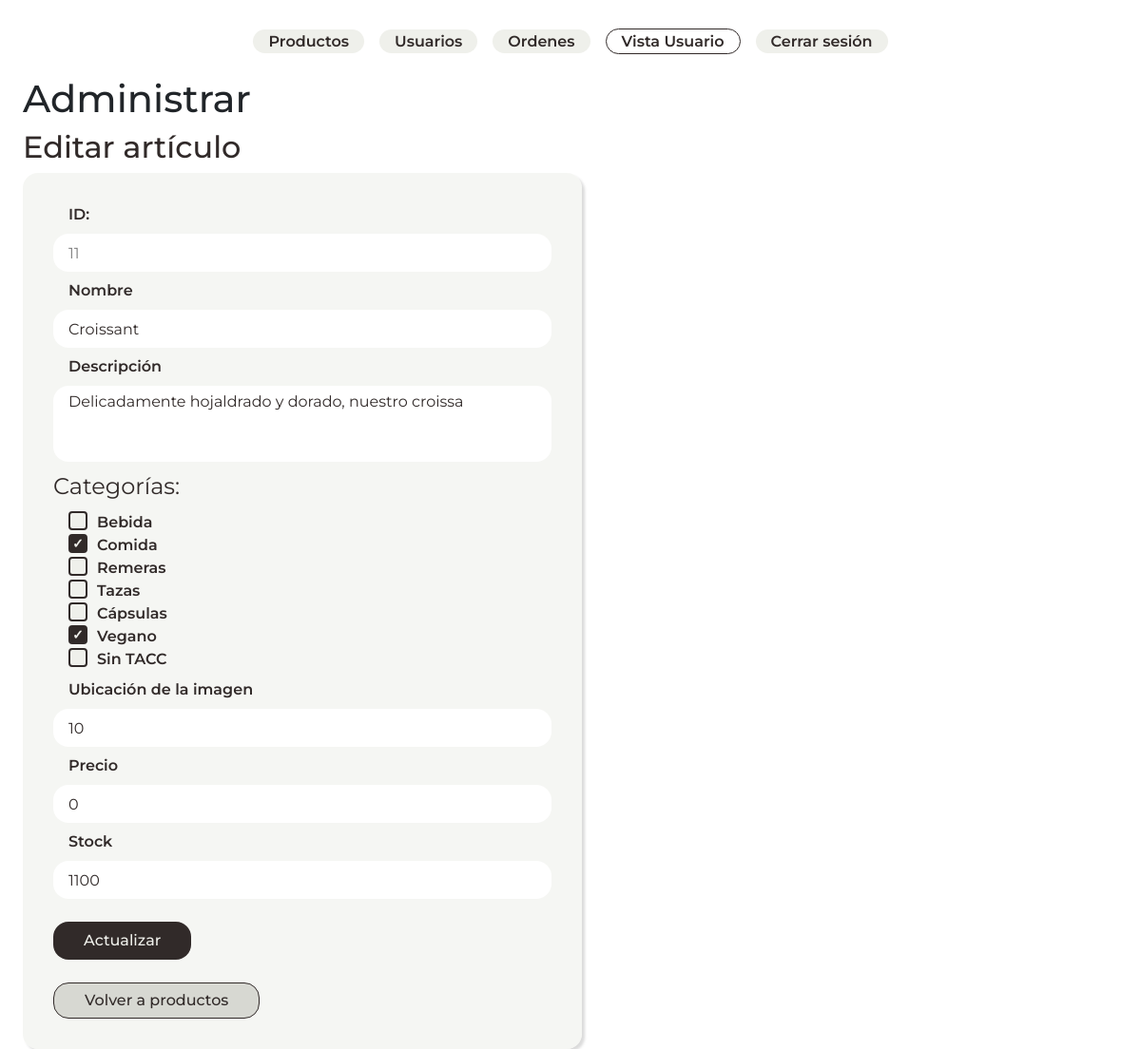
/admin.php?sec=update&id=11 (signed in), run on an earlier commit of the app's database.
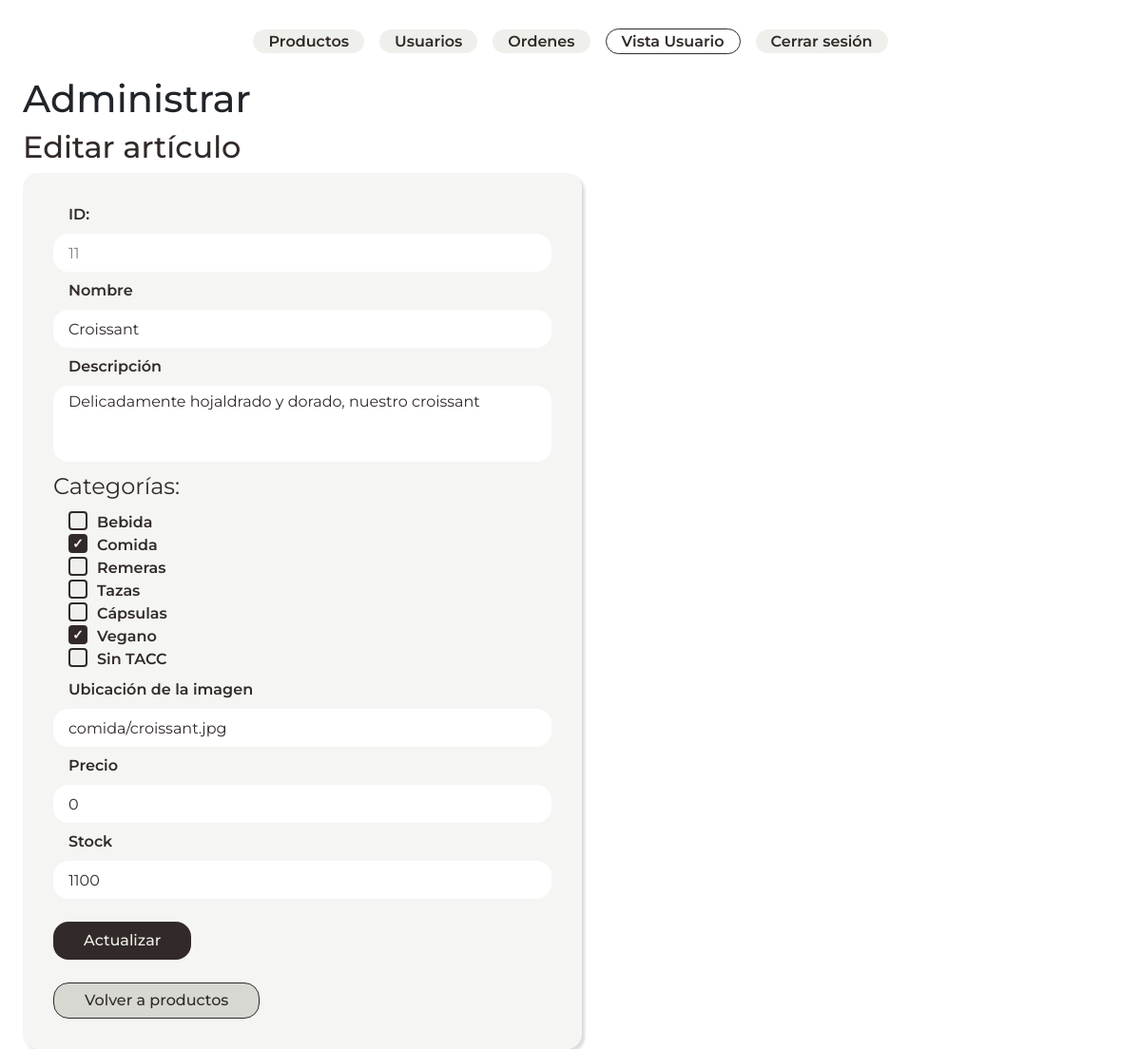
And on a later commit of the database.
### tables this page shows
CREATE TABLE `productos_bar` (
  `id` int(11) UNSIGNED NOT NULL,
  `nombre` varchar(50) NOT NULL,
  `descripcion` mediumtext DEFAULT NULL,
  `imagen` varchar(70) DEFAULT NULL,
  `precio` decimal(10,0) UNSIGNED NOT NULL,
  `stock` int(10) UNSIGNED DEFAULT NULL
);

### clases/conexion.php (called while the page is built, shortened)
<?php
class Conexion {
    private $servername = "localhost";
    private $username = "root";
    private $password = "";
    private $db = "maldito";
    protected $conn;
    public function __construct (){
        try {
            $this->conn = new PDO ("mysql: host=$this->servername;dbname=$this->db", $this->username, $this->password);
            $this->conn->setAttribute(PDO::ATTR_ERRMODE, PDO::ERRMODE_EXCEPTION);
        } catch (PDOException $e){
            echo "Conexión fallida: ". $e->getMessage();
        }
    }
    public function getConn (){
        return $this->conn;
    }
}
?>

### clases/Productos.php (called while the page is built, shortened)
<?php
require 'conexion.php';
class Producto
{
    private $conn;
    private $tabla = 'productos_bar';
    public function __construct ()
    {
        $database_conexion = new Conexion();
        $this->conn = $database_conexion ->getConn();
    }
    public function read ($id)
    {
        $query = "SELECT * FROM $this->tabla WHERE id = :id";
        $stmt = $this->conn->prepare($query);
        $stmt ->bindParam (":id", $id);
        $stmt-> execute();
        return $stmt;
    }
    public function getCategorias (){
        $query = "SELECT * FROM categorias";
        $stmt = $this->conn->prepare($query);
        $stmt->execute();
        if ($stmt->rowCount() > 0){
           return $stmt->fetchAll(PDO::FETCH_ASSOC);
        } else {
            return false;
        }
    }
}

### views/admin/update.php (the view, shortened to what this page needs)
<?php
include_once 'clases/Productos.php';
$producto = new Producto();
$categoriasDisponibles = $producto->getCategorias();
if ($_SERVER['REQUEST_METHOD'] == 'POST'){
    $id = $_POST['id'];
    $nombre = $_POST['nombre'];
    $descripcion = $_POST['descripcion'];
    $categorias_checked = $_POST['categoria'];
    $imagen = $_POST['imagen'];
    $precio = $_POST['precio'];
    $stock = $_POST['stock'];
    $producto->update($id, $nombre, $descripcion, $precio, $stock ,$imagen, $categorias_checked);
    header ("Location: admin.php?sec=productosAll");
} else {
    $id = isset($_GET['id']) ? $_GET['id'] : die('ERROR: REGISTRO NO ENCONTRADO');
    $stmt = $producto->read($id);
    $row =$stmt->fetch(PDO::FETCH_ASSOC);
    $nombre =$row['nombre'];
    $descripcion = $row['descripcion'];
    $imagen = $row['imagen'];
    $precio = $row['precio'];
    $stock = $row['stock'];
    $id = $row['id'];
}
?>
<h2>Editar artículo</h2>
<form action="admin.php?sec=update" method="post">
    <label>ID: </label>
    <input class="readonlyInput" readonly name="id" value="<?php echo $id ?>">
    <label>Nombre</label>
    <input type="text" name="nombre" value="<?php echo $nombre ?>">
    <label>Descripción</label>
    <textarea name="descripcion" placeholder="Escribe la descripción del producto"><?php echo $descripcion ?></textarea>
    <fieldset>
        <legend>Categorías: </legend>
        <?php
            foreach ($categoriasDisponibles as $categoria) {
                echo '<div class="list-checkbox">';
                echo '<label for="' . strtolower($categoria['categoria']) . '"> ' . $categoria['categoria'] . ' </label>';
                echo '</div>';
            }
        ?>
    </fieldset>
    <label>Ubicación de la imagen</label>
    <input type="text" name="imagen" value="<?php echo $imagen ?>">
    <label>Precio</label>
    <input type="number" name="precio" value=<?php echo $precio ?>>
    <label>Stock</label>
    <input type="number" name="stock" value=<?php echo $stock ?>>
    <input class="btn formulario-usuario__btn" type="submit" value="Actualizar">
    <a class="btn alternativa-usuario__btn" href="admin.php">Volver a productos</a>
</form>

What changed in the data, as far as the page shows it:
changed productos_bar "Croissant": descripcion "Delicadamente hojaldrado y dorado, nuestro croissa" → "Delicadamente hojaldrado y dorado, nuestro croissant"; imagen "10" → "comida/croissant.jpg"
